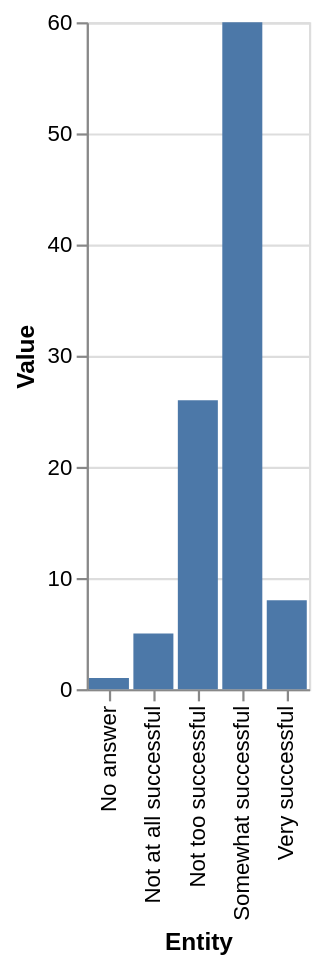

The specification (Vega-Lite) saved for this image:
### Vega-Lite specification from a JSON file in a GitHub repository (floating-point values rounded to 4 significant figures)
{"$schema": "https://vega.github.io/schema/vega-lite/v5.json", "description": "Bar chart auto-generated from CSV", "data": {"values": [{"Entity": "Not at all successful", "Value": "5"}, {"Entity": "Somewhat successful", "Value": "60"}, {"Entity": "Not too successful", "Value": "26"}, {"Entity": "Very successful", "Value": "8"}, {"Entity": "No answer", "Value": "1"}]}, "mark": "bar", "encoding": {"x": {"field": "Entity", "type": "ordinal"}, "y": {"field": "Value", "type": "quantitative"}}}
